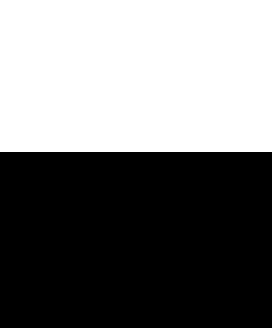
#> input picture CS3430-ScientificComputingPython/hw08/pysource_and_images/py/img/EdgeImage_01.jpg, 272 x 328 px, found by its file name
$ python cv_detect_edges.py
#> lines starting #> are read from the running program, lines starting #| are printed output that depends on the picture; after the words box and inside, x2 and y2 are one past the last pixel; in counts of white or black regions, pixels touching at a corner belong together
import argparse
import cv2

#####################################################################
# module: blurring.py
# author: vladimir kulyukin
# description: use canny edge detection
# To run: python cv_detect_edges -ip <input_path> -op <output_path>
#####################################################################

'''
ap = argparse.ArgumentParser()
ap.add_argument('-ip', '--input_path', required=True, help='path to input image')
ap.add_argument('-op', '--output_path', required=True, help='path to output image')
args    = vars(ap.parse_args())
'''

dp = '/home/vladimir/teaching/CS3430/S20/lectures/lec15/py/img/'
fp01 = dp + 'elephant.jpg'
fp02 = dp + 'EdgeImage_01_gd_ed.jpg'
fp03 = dp + 'EdgeImage_02.jpg'
fp04 = dp + 'horline.png'
fp05 = dp + 'verline.png'

def detectEdgesWithoutBlur(input_path, output_path):
    image = cv2.imread(input_path)
#> image is the input picture: shape (328, 272, 3); 46.3% white; 1 white region, box (x1, y1, x2, y2) and area: (0, 0, 272, 152) 41344
    gray_image  = cv2.cvtColor(image, cv2.COLOR_BGR2GRAY)
    image_edges = cv2.Canny(gray_image, 100, 200, apertureSize=3, L2gradient=True)
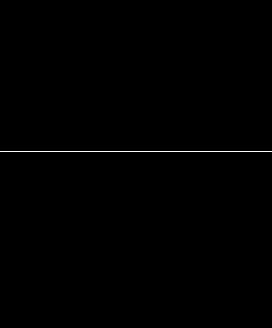
#> image_edges: shape (328, 272); 0.3% white in thin lines or dots, all inside (x1, y1, x2, y2) = (0, 151, 272, 152)
    cv2.imshow('Input', image)
    cv2.imshow('Gray Image', gray_image)
    cv2.imshow('Edges', image_edges)
    cv2.waitKey(0)
    cv2.imwrite(output_path, image_edges)
    del gray_image
    del image_edges

def detectEdgesWithBlur(input_path, output_path, gauss_blur_mask):
#> called with gauss_blur_mask = (3, 3)
    image = cv2.imread(input_path)
    gray_image = cv2.cvtColor(image, cv2.COLOR_BGR2GRAY)
    blurred_image = cv2.GaussianBlur(gray_image, gauss_blur_mask, 0)
    image_edges = cv2.Canny(blurred_image, 100, 200, apertureSize=3, L2gradient=True)
    cv2.imshow('Input', image)
    cv2.imshow('Gray Image', gray_image)
    cv2.imshow('Blurred Image', blurred_image)
    cv2.imshow('Edges', image_edges)
    cv2.waitKey(0)
    cv2.imwrite(output_path, image_edges)
    del image
    del gray_image
    del blurred_image
    del image_edges

if __name__ == '__main__':
    detectEdgesWithoutBlur(dp + 'EdgeImage_01.jpg', dp + 'EdgeImage_01_edg_cv_woblur.jpg')
    detectEdgesWithBlur(dp + 'EdgeImage_01.jpg', dp + 'EdgeImage_01_edg_cv_wblur.png', (3, 3))

    detectEdgesWithoutBlur(dp + 'EdgeImage_02.jpg', dp + 'EdgeImage_02_edg_cv_woblur.jpg')
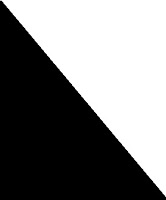
#> input picture CS3430-ScientificComputingPython/hw08/pysource_and_images/py/img/EdgeImage_02.jpg, 166 x 200 px, found by its file name
#> in detectEdgesWithoutBlur, image is the input picture: shape (200, 166, 3); min 0, max 255, mean 125
#> in detectEdgesWithoutBlur (call 2), `image_edges = cv2.Canny(gray_image, 100, 200, apertureSize=3, L2gradie..`:
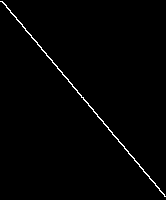
#> image_edges: shape (200, 166); 1.1% white in thin lines or dots
    detectEdgesWithBlur(dp + 'EdgeImage_02.jpg', dp + 'EdgeImage_02_edg_cv_wblur.png', (3, 3))
#> in detectEdgesWithBlur (call 2), `image_edges = cv2.Canny(blurred_image, 100, 200, apertureSize=3, L2gra..`: image_edges: shape (200, 166); 1.1% white in thin lines or dots

#> (the run stopped early here; a loop or call above may not have finished)
